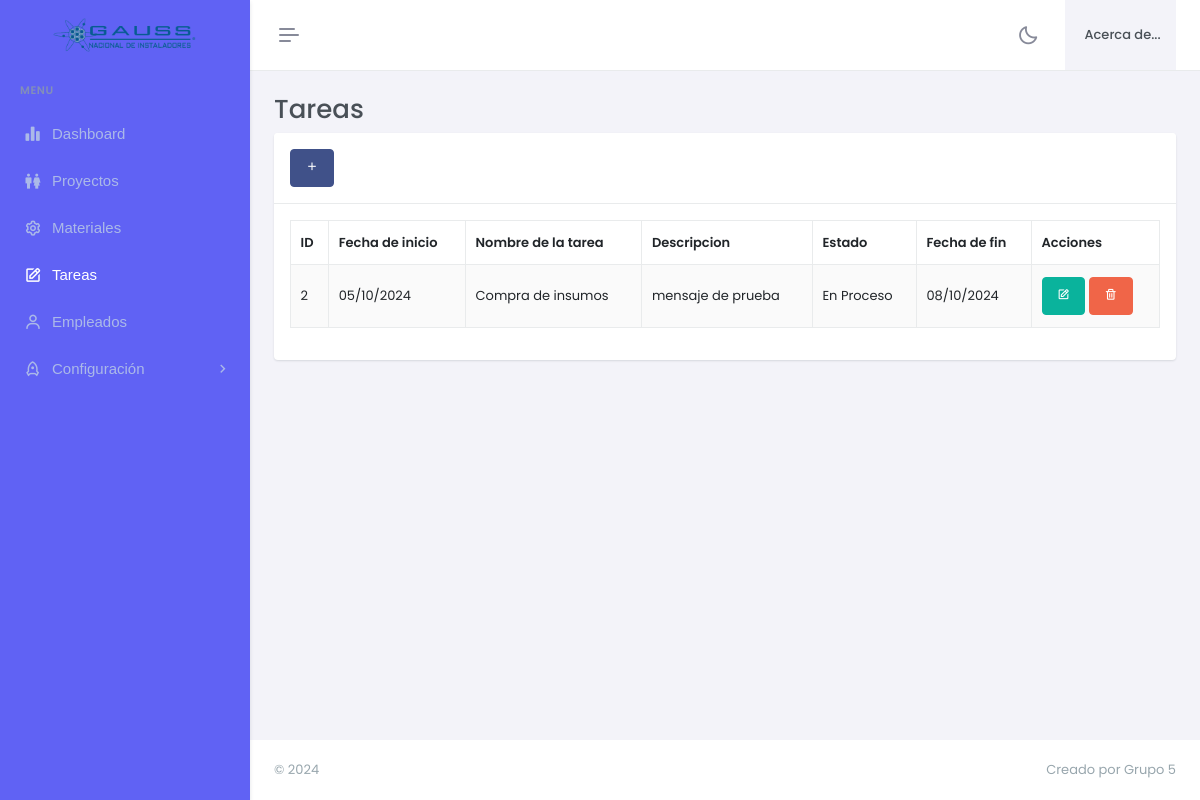
Page /tareas.php on the committed database.
### tables this page shows
CREATE TABLE `tareas` (
  `id` int NOT NULL,
  `fecha_inicio` date NOT NULL,
  `fecha_fin` date NOT NULL,
  `nombre_tarea` varchar(50) NOT NULL,
  `estado` varchar(50) NOT NULL,
  `descripcion` mediumtext NOT NULL
);

### tareas.php (the view, shortened to what this page needs)
<?php
include 'assets/conn.php';
include 'assets/header.php';
?>
<div id="layout-wrapper">
    <?php include 'assets/menubar.php'; ?>
    <div class="main-content">
        <div class="page-content">
            <div class="container-fluid">
                <div class="row">
                    <div class="col-lg-12">
                        <h2>Tareas</h2>
                        <div class="card">
                            <div class="card-header d-flex align-items-center">
                                <div>
                                    <a href="#addnew" data-bs-toggle="modal" class="btn btn-primary"><i class="bx bx-plus"></i></a>
                                </div>
                            </div>
                            <div class="card-body">
                                <table id="example" class="table table-bordered dt-responsive nowrap table-striped align-middle" style="width:100%">
                                    <thead>
                                        <tr>
                                            <th>ID</th>
                                            <th>Fecha de inicio</th>
                                            <th>Nombre de la tarea</th>
                                            <th>Descripcion</th>
                                            <th>Estado</th>
                                            <th>Fecha de fin</th>
                                            <th>Acciones</th>
                                        </tr>
                                    </thead>
                                    <tbody>
                                        <?php
                                        $sql = "SELECT * FROM tareas";
                                        $query = $conn->query($sql);
                                        while ($row = $query->fetch_assoc()) {
                                            $estadoTexto = '';
                                            switch ($row['estado']) {
                                                case 1:
                                                    $estadoTexto = 'En Proceso';
                                                    break;
                                            }
                                            echo "
                                                <tr>
                                                    <td>" . $row['id'] . "</td>
                                                    <td>" . ($row['fecha_inicio'] ? date_format(date_create($row['fecha_inicio']), 'd/m/Y') : '') . "</td>
                                                    <td>" . $row['nombre_tarea'] . "</td>
                                                    <td>" . $row['descripcion'] . "</td>
                                                    <td>" . $estadoTexto . "</td>
                                                    <td>" . ($row['fecha_fin'] ? date_format(date_create($row['fecha_fin']), 'd/m/Y') : '') . "</td>
                                                    <td>
                                                        <button class='btn btn-success waves-effect waves-light edit' data-id='" . $row['id'] . "'><i class='bx bx-edit'></i> </button>
                                                        <button class='btn btn-danger delete' data-id='" . $row['id'] . "'><i class='bx bx-trash'></i> </button>
                                                    </td>
                                                </tr>
                                            ";
                                        }
                                        ?>
                                    </tbody>
                                </table>
                            </div>
                        </div>
                    </div>
                </div>
            </div>
        </div>
    </div>
</div>
<?php include 'assets/footer.php'; ?>

### rows in the picture
tareas: id "2", fecha_inicio "05/10/2024", nombre_tarea "Compra de insumos", descripcion "mensaje de prueba", estado "En Proceso", fecha_fin "08/10/2024"
